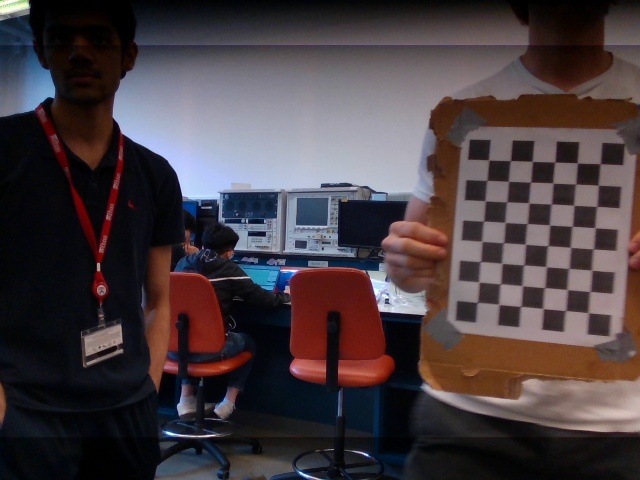
#> input picture ipm_pkg/ipm_pkg/calibration/calibration_images/camera_f_lowres/image_0.jpg, 640 x 480 px; its folder holds 4 pictures in this run
$ python calibrate.py
#> lines starting #> are read from the running program, lines starting #| are printed output that depends on the picture
import cv2
import numpy as np
import os
import glob
import json
from datetime import datetime
import matplotlib.pyplot as plt

def calibrate_camera(json_name, checkerboard, checksize, display=False, debug=True, write_files=True):
#> called with json_name = 'camera_f_lowres', checkerboard = (6, 8), checksize = 0.027, display = False, debug = True, write_files = True
    criteria = (cv2.TERM_CRITERIA_EPS + cv2.TERM_CRITERIA_MAX_ITER, 30, 0.001)
    # Creating vector to store vectors of 3D points for each checkerboard image
    objpoints = []
    # Creating vector to store vectors of 2D points for each checkerboard image
    imgpoints = []

    # Defining the world coordinates for 3D points
    objp = np.zeros((1, checkerboard[0] * checkerboard[1], 3), np.float32)
    objp[0, :, :2] = np.mgrid[0:checkerboard[0], 0:checkerboard[1]].T.reshape(-1, 2) * checksize

    # Extracting path of individual image stored in a given directory
    images = glob.glob(os.path.join(os.getcwd(), "calibration", "calibration_images" , json_name + "/*.jpg"))

    if debug:
        print(f"Found {len(images)} images, detecting corners")

    for i in range(len(images)):
        fname = images[i]
        img = cv2.imread(fname)
#> img is the input picture: shape (480, 640, 3); mean B, G, R 64.3, 60.5, 70.9
        gray = cv2.cvtColor(img, cv2.COLOR_BGR2GRAY)
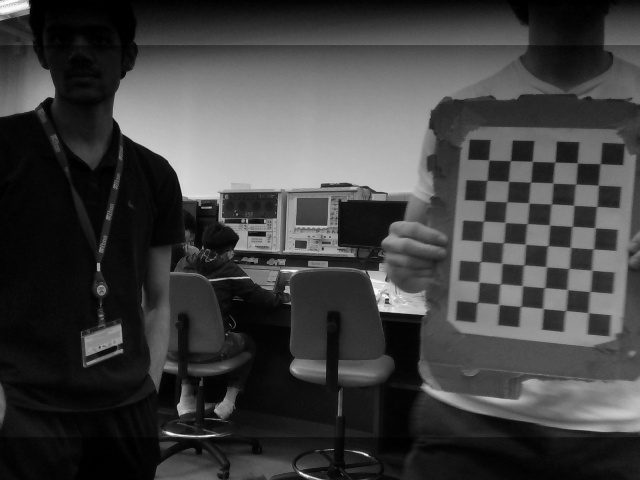
#> gray: shape (480, 640); min 0, max 254, mean 64
        ret, corners = cv2.findChessboardCorners(gray, checkerboard)
#> ret = True; corners = 48 rows, first 8: [488.6, 159.9], [510.4, 160.6], [532.3, 161.4], [554.8, 162], [577.4, 163.1], [600.3, 163.7], [487, 180.3], [508.6, 181.4]

        if ret:
            objpoints.append(objp)
            corners2 = cv2.cornerSubPix(gray, corners, (11, 11), (-1, -1), criteria)
#> corners2 = 48 rows, first 8: [488.6, 160], [510.4, 160.6], [532.3, 161.4], [554.7, 162.1], [577.3, 162.9], [600.2, 163.7], [486.9, 180.4], [508.3, 181.3]
            imgpoints.append(corners2)

            if display:
                # Draw and display the corners
                img = cv2.drawChessboardCorners(img, checkerboard, corners2, ret)
                cv2.imshow('img', img)
                cv2.waitKey(0)
            if debug:
                print(f"[{i + 1}/{len(images)}] Chessboard found")


        else:
            if debug:
                print(f"[{i + 1}/{len(images)}] FAILED - {os.path.relpath(fname)}")
#> pass 2 of the loop in calibrate_camera, `for i in range(len(images)):`:
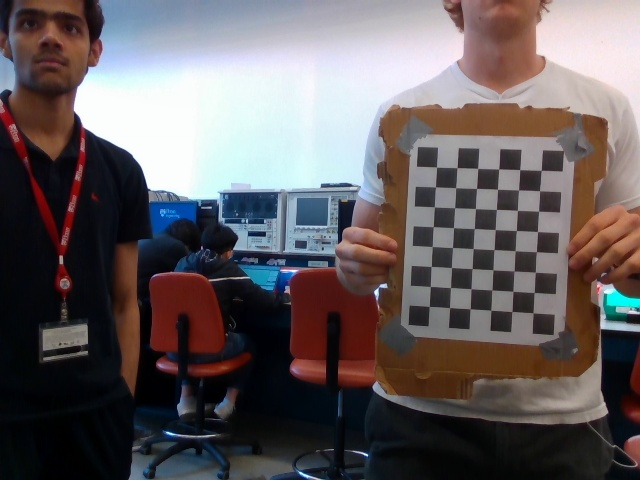
#> input picture ipm_pkg/ipm_pkg/calibration/calibration_images/camera_f_lowres/image_1.jpg, 640 x 480 px
#> in calibrate_camera, img is the input picture: shape (480, 640, 3); mean B, G, R 95.4, 93.7, 101
#> in calibrate_camera, `gray = cv2.cvtColor(img, cv2.COLOR_BGR2GRAY)`:
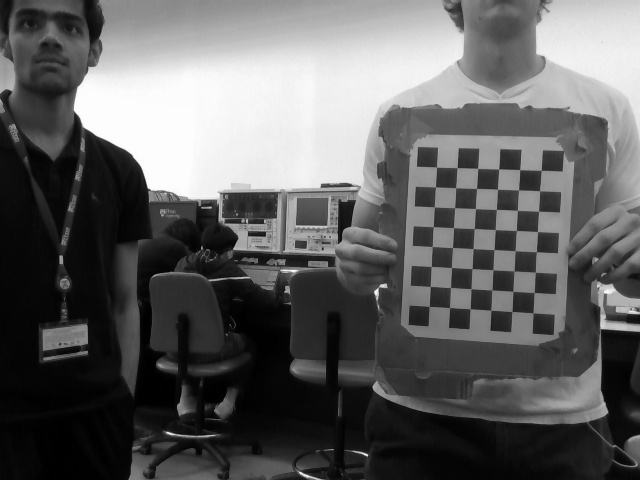
#> gray: shape (480, 640); min 0, max 255, mean 96.1
#> corners = 48 rows, first 8: [436.5, 167], [457.2, 167.6], [477.6, 168.4], [498.7, 169], [519.7, 169.6], [541.3, 170.4], [435.6, 186.8], [455.6, 187.6]
#> corners2 = 48 rows, first 8: [436.6, 167.1], [456.9, 167.6], [477.7, 168.4], [498.7, 168.9], [519.8, 169.6], [541.1, 170.4], [435.4, 186.9], [455.7, 187.7]
#> pass 3 of the loop in calibrate_camera, `for i in range(len(images)):`:
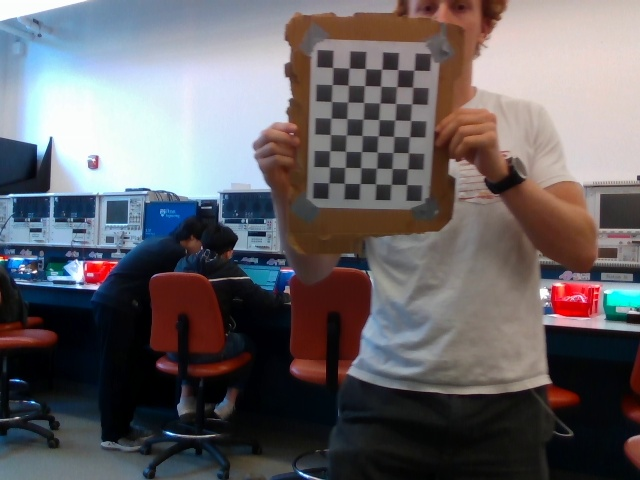
#> input picture ipm_pkg/ipm_pkg/calibration/calibration_images/camera_f_lowres/image_10.jpg, 640 x 480 px
#> in calibrate_camera, img is the input picture: shape (480, 640, 3); mean B, G, R 102, 98.3, 102
#> in calibrate_camera, `gray = cv2.cvtColor(img, cv2.COLOR_BGR2GRAY)`:
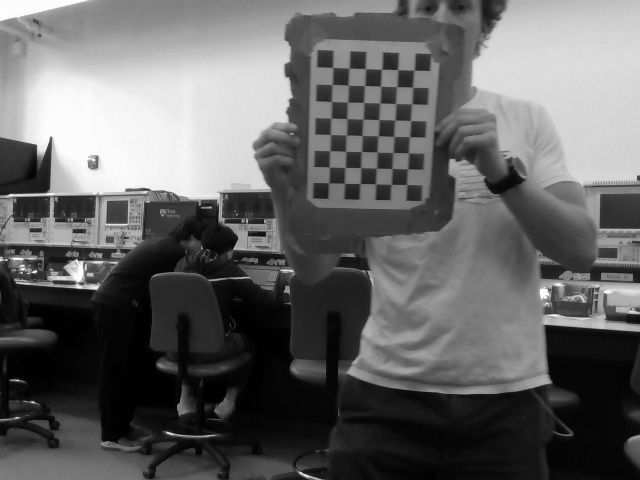
#> gray: shape (480, 640); min 0, max 255, mean 99.8
#> corners = 48 rows, first 8: [332.5, 67.38], [349.5, 67.84], [365.3, 68.46], [381.8, 69.12], [397.6, 69.43], [414.2, 70.11], [332.2, 84.51], [348, 85]
#> corners2 = 48 rows, first 8: [332.8, 67.48], [349.1, 68.12], [365.4, 68.62], [381.6, 69.22], [397.8, 69.65], [413.9, 70.24], [332.2, 84.48], [348.2, 85.2]
#> the loop made 4 passes; the first 3 are shown

    cv2.destroyAllWindows()
    # Calibrate camera
    ret, mtx, dist, rvecs, tvecs = cv2.calibrateCamera(objpoints, imgpoints, gray.shape[::-1], None, None)

    # Undistort and show
    img_dist = cv2.undistort(img, mtx, dist, None, mtx)
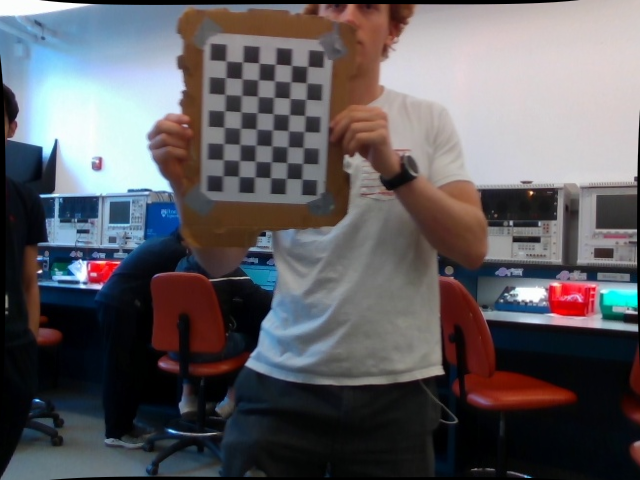
#> img_dist: shape (480, 640, 3); mean B, G, R 96.6, 92.5, 94.9
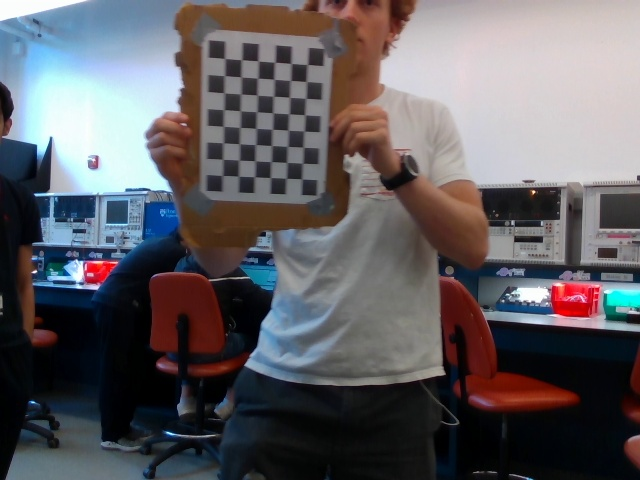
#> img: shape (480, 640, 3); mean B, G, R 98.3, 94.2, 96.8
    f, axarr = plt.subplots(2,1)
    axarr[0].imshow(cv2.cvtColor(img, cv2.COLOR_BGR2RGB))
    axarr[1].imshow(cv2.cvtColor(img_dist, cv2.COLOR_BGR2RGB))
    plt.show()
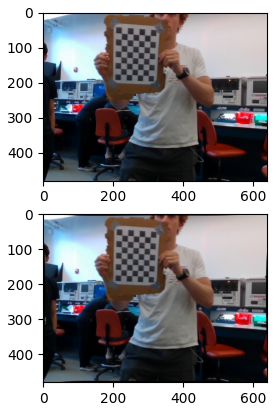
#> figure drawn by matplotlib, 2 panels

    mean_error = 0
    for i in range(len(objpoints)):
        imgpoints2, _ = cv2.projectPoints(objpoints[i], rvecs[i], tvecs[i], mtx, dist)
        error = cv2.norm(imgpoints[i], imgpoints2, cv2.NORM_L2) / len(imgpoints2)
        mean_error += error
    mean_error /= len(objpoints)
    print(f"Total error: {mean_error}")

    # Write to json file
    if write_files:
        data = {'mtx': mtx.tolist(), 'dist': dist.tolist()}
        with open(os.path.join('calibration', 'intrinsic_calibrations', json_name + '.json'), 'w') as outfile:
            json.dump(data, outfile)
        print("Wrote intrinsic file")

def convert_json(fname, xyz, euler):
    """
    Takes a json file with intrinsic matrix and adds in the extrinsic information measured from the car
    INPUTS:
        fname: name of the json file
        xyz: 3x np array of camera position [x,y,z] (m)
        euler: 3x np array of camera orientation [yaw,pitch,roll](in radians)
    """
#> (the run stopped early here; a loop or call above may not have finished)
